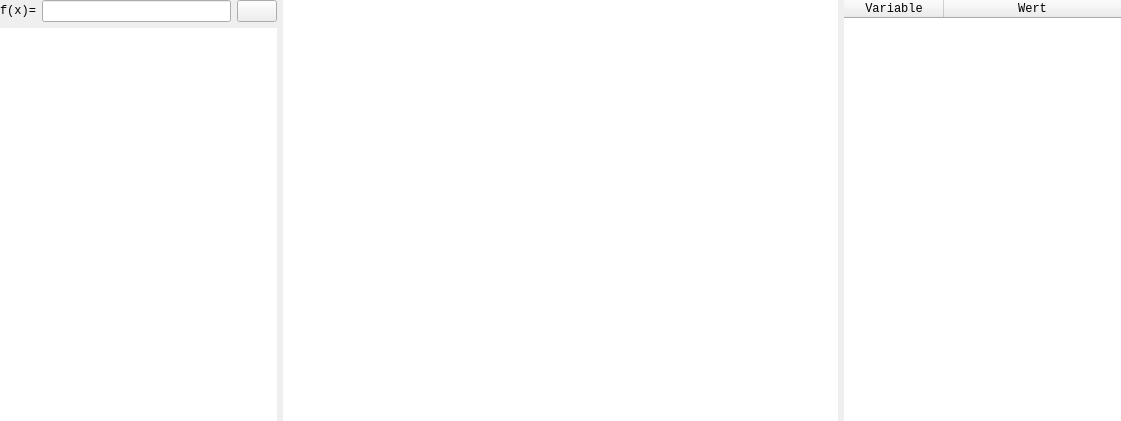
<?xml version="1.0" encoding="UTF-8"?>
<ui version="4.0">
 <class>PlotterWindow</class>
 <widget class="QMainWindow" name="PlotterWindow">
  <property name="geometry">
   <rect>
    <x>0</x>
    <y>0</y>
    <width>1121</width>
    <height>421</height>
   </rect>
  </property>
  <property name="windowTitle">
   <string>QPlotter</string>
  </property>
  <property name="windowIcon">
   <iconset resource="resources.qrc">
    <normaloff>:/image/icon.svg</normaloff>:/image/icon.svg</iconset>
  </property>
  <widget class="QWidget" name="centralWidget">
   <layout class="QHBoxLayout" name="horizontalLayout">
    <property name="leftMargin">
     <number>0</number>
    </property>
    <property name="topMargin">
     <number>0</number>
    </property>
    <property name="rightMargin">
     <number>0</number>
    </property>
    <property name="bottomMargin">
     <number>0</number>
    </property>
    <item>
     <widget class="QFrame" name="frame">
      <property name="sizePolicy">
       <sizepolicy hsizetype="Expanding" vsizetype="Preferred">
        <horstretch>2</horstretch>
        <verstretch>1</verstretch>
       </sizepolicy>
      </property>
      <property name="frameShape">
       <enum>QFrame::NoFrame</enum>
      </property>
      <property name="frameShadow">
       <enum>QFrame::Raised</enum>
      </property>
      <layout class="QVBoxLayout" name="verticalLayout">
       <property name="leftMargin">
        <number>0</number>
       </property>
       <property name="topMargin">
        <number>0</number>
       </property>
       <property name="rightMargin">
        <number>0</number>
       </property>
       <property name="bottomMargin">
        <number>0</number>
       </property>
       <item>
        <layout class="QHBoxLayout" name="horizontalLayout_2">
         <item>
          <widget class="QLabel" name="functionLabel">
           <property name="font">
            <font>
             <family>Courier New</family>
            </font>
           </property>
           <property name="text">
            <string>f(x)=</string>
           </property>
          </widget>
         </item>
         <item>
          <widget class="QLineEdit" name="functionInput"/>
         </item>
         <item>
          <widget class="QPushButton" name="plotButton">
           <property name="sizePolicy">
            <sizepolicy hsizetype="Minimum" vsizetype="Fixed">
             <horstretch>0</horstretch>
             <verstretch>0</verstretch>
            </sizepolicy>
           </property>
           <property name="icon">
            <iconset resource="resources.qrc">
             <normaloff>:/image/icon.svg</normaloff>:/image/icon.svg</iconset>
           </property>
          </widget>
         </item>
        </layout>
       </item>
       <item>
        <widget class="QListWidget" name="historyList">
         <property name="font">
          <font>
           <family>Courier New</family>
          </font>
         </property>
         <property name="frameShape">
          <enum>QFrame::NoFrame</enum>
         </property>
        </widget>
       </item>
      </layout>
     </widget>
    </item>
    <item>
     <widget class="PlotWidget" name="plotCanvas" native="true">
      <property name="sizePolicy">
       <sizepolicy hsizetype="Expanding" vsizetype="Expanding">
        <horstretch>4</horstretch>
        <verstretch>1</verstretch>
       </sizepolicy>
      </property>
      <property name="styleSheet">
       <string notr="true">background-color: white;</string>
      </property>
     </widget>
    </item>
    <item>
     <widget class="QFrame" name="frame_2">
      <property name="sizePolicy">
       <sizepolicy hsizetype="Expanding" vsizetype="Preferred">
        <horstretch>2</horstretch>
        <verstretch>1</verstretch>
       </sizepolicy>
      </property>
      <property name="frameShape">
       <enum>QFrame::NoFrame</enum>
      </property>
      <property name="frameShadow">
       <enum>QFrame::Raised</enum>
      </property>
      <layout class="QVBoxLayout" name="verticalLayout_2">
       <property name="leftMargin">
        <number>0</number>
       </property>
       <property name="topMargin">
        <number>0</number>
       </property>
       <property name="rightMargin">
        <number>0</number>
       </property>
       <property name="bottomMargin">
        <number>0</number>
       </property>
       <item>
        <widget class="QTableWidget" name="variableTable">
         <property name="font">
          <font>
           <family>Courier New</family>
          </font>
         </property>
         <property name="frameShape">
          <enum>QFrame::NoFrame</enum>
         </property>
         <attribute name="horizontalHeaderStretchLastSection">
          <bool>true</bool>
         </attribute>
         <column>
          <property name="text">
           <string>Variable</string>
          </property>
         </column>
         <column>
          <property name="text">
           <string>Wert</string>
          </property>
         </column>
        </widget>
       </item>
      </layout>
     </widget>
    </item>
   </layout>
  </widget>
  <widget class="QMenuBar" name="menuBar">
   <property name="geometry">
    <rect>
     <x>0</x>
     <y>0</y>
     <width>1121</width>
     <height>21</height>
    </rect>
   </property>
  </widget>
 </widget>
 <layoutdefault spacing="6" margin="11"/>
 <customwidgets>
  <customwidget>
   <class>PlotWidget</class>
   <extends>QWidget</extends>
   <header>plotwidget.hpp</header>
   <container>1</container>
  </customwidget>
 </customwidgets>
 <resources>
  <include location="resources.qrc"/>
 </resources>
 <connections/>
</ui>
